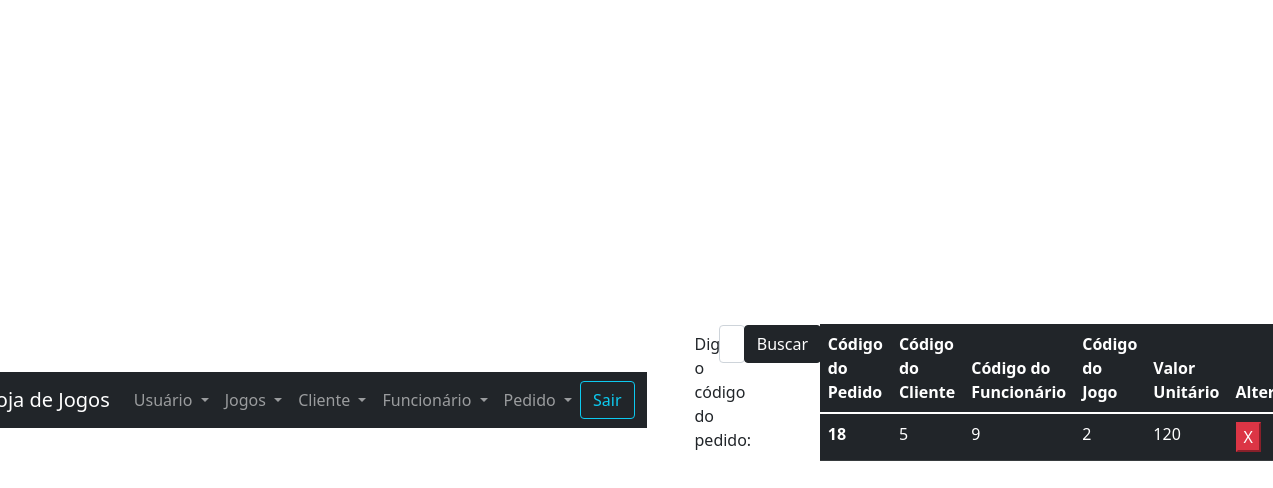
Page /view/listaPedidoCod.php?CodPed=18 (signed in) on the committed database.
### tables this page shows
CREATE TABLE `tbpedido` (
  `codPed` int(4) NOT NULL,
  `codCliFK` int(4) NOT NULL,
  `codFunFK` int(4) NOT NULL,
  `codJogFK` int(4) NOT NULL,
  `valorUnit` int(6) NOT NULL
);

### model/bancoPedido.php (called while the page is built, shortened)
<?php
    function listaPedidoCod($conexao, $codPedido){
        $query = "select * from tbpedido where codPed={$codPedido}";
        $resultados = mysqli_query($conexao, $query);
        $res = mysqli_fetch_array($resultados);
        return $res;
    }
?>

### view/listaPedidoCod.php (the view, shortened to what this page needs)
<?php
    include_once("header.php");
    include_once("../model/conexao.php");
    include_once("../model/bancoPedido.php");
?>
<div class="p-5">
    <form action="listaPedidoCod.php" method="GET">
        <div class="row mb-3">
            <label for="inputCod" class="col-sm-2 col-form-label"> Digite o código do pedido: </label>
            <div class="col-sm-3">
                <input type="number" required name="CodPed" class="form-control" id="inputCod">
            </div>
            <div class="col-sm-3">
                <input class="btn btn-dark" type="submit" value="Buscar">
            </div>
        </div>
    </form>
</div>
<table class="table table-dark table-hover">
    <thead>
        <tr>
            <th scope="col"> Código do Pedido </th>
            <th scope="col"> Código do Cliente </th>
            <th scope="col"> Código do Funcionário </th>
            <th scope="col"> Código do Jogo </th>
            <th scope="col"> Valor Unitário </th>
            <th scope="col"> Alterar</th>
        </tr>
    </thead>
    <?php
        $CodPed = isset($_GET['CodPed'])?$_GET['CodPed']:"0";
        if($CodPed){
            $pedido = listaPedidoCod($conexao, $CodPed);
            if($pedido){
    ?>
    <tbody>
    <tr>
            <th scope="row"> <?=$pedido['codPed']?> </th>
            <td> <?=$pedido['codCliFK']?> </td>
            <td> <?=$pedido['codFunFK']?> </td>
            <td> <?=$pedido['codJogFK']?> </td>
            <td> <?=$pedido['valorUnit']?> </td>
            <td>
                <form action="../controller/deletarPedido.php" method="POST">
                    <button type="submit" class="btn-danger"> X </button>
                </form>
            </td>
        </tr>
    <?php
        }
    }
    ?>
    </tbody>
</table>
<?php
    include_once("footer.php");
?>

### view/css/style.css (style rules this page uses)
body { display: flex; justify-content: center; align-items: center; height: 100vh; }

### rows in the picture
tbpedido: codPed "18", codCliFK "5", codFunFK "9", codJogFK "2", valorUnit "120"
